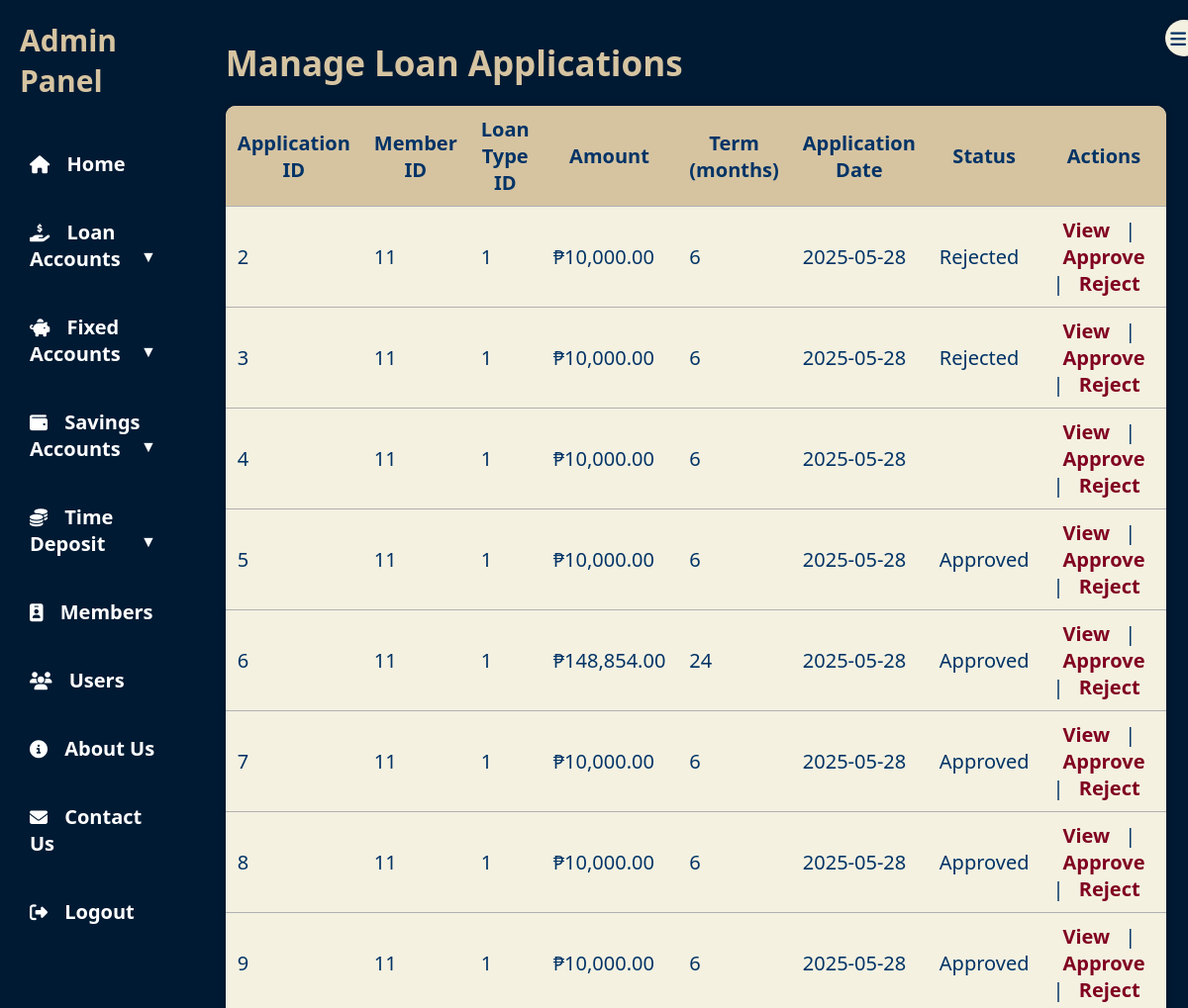
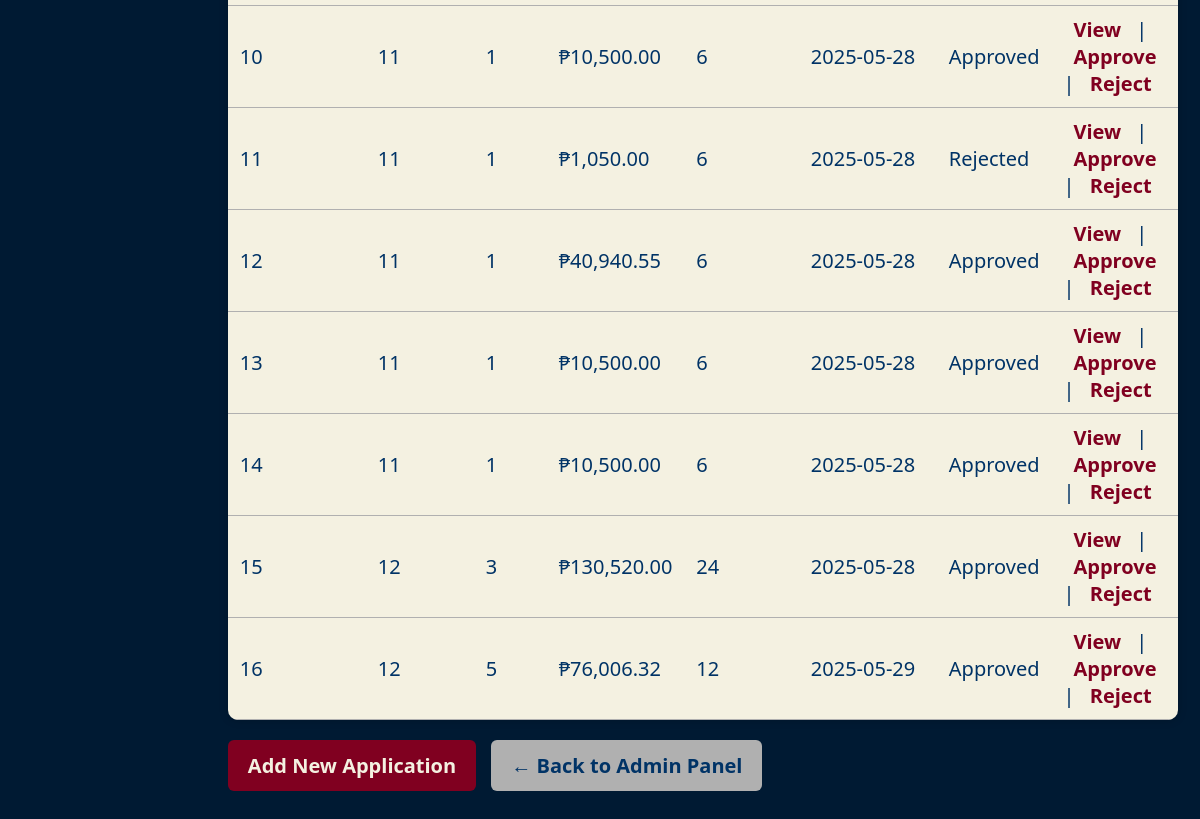
/loan_Application.php (signed in), run on the app's committed database (2 pictures, top to bottom).
### tables this page shows
CREATE TABLE `LOAN_APPLICATION` (
  `loan_application_id` int(11) NOT NULL,
  `member_id` int(11) DEFAULT NULL,
  `loan_type_id` int(11) DEFAULT NULL,
  `amount_requested` decimal(10,2) DEFAULT NULL,
  `term_months` int(11) DEFAULT NULL,
  `application_date` date DEFAULT NULL,
  `status` enum('pending','approved','rejected') DEFAULT NULL,
  `notes` text DEFAULT NULL
);

### public/loan_Application.php (the view, shortened to what this page needs)
<?php
require_once __DIR__ . '/../includes/db.php';
$sql = "SELECT loan_application_id, member_id, loan_type_id, amount_requested, term_months, application_date, status, notes FROM LOAN_APPLICATION";
$result = $conn->query($sql);
?>
<!DOCTYPE html>
<html lang="en">
<head>
  <link rel="stylesheet" href="assets/css/admincss.css" />
  <link rel="stylesheet" href="https://cdnjs.cloudflare.com/ajax/libs/font-awesome/6.4.0/css/all.min.css" />
</head>
<body>
<div class="admin-container">
<nav class="sidebar" id="sidebar">
    <div class="toggle-btn" onclick="toggleSidebar()">
        <i class="fas fa-bars"></i>
    </div>
    <h2>Admin Panel</h2>
    <ul>
        <li><a href="adminPanel.php"><i class="fas fa-home"></i><span> Home</span></a></li>
        <li class="dropdown">
            <a href="#" class="dropdown-btn"><i class="fas fa-hand-holding-usd"></i><span> Loan Accounts</span></a>
        </li>
        <li class="dropdown">
            <a href="#" class="dropdown-btn"><i class="fas fa-piggy-bank"></i><span> Fixed Accounts</span></a>
        </li>
        <li class="dropdown">
            <a href="#" class="dropdown-btn"><i class="fas fa-wallet"></i><span> Savings Accounts</span></a>
        </li>
        <li class="dropdown">
            <a href="#" class="dropdown-btn"><i class="fas fa-coins"></i><span> Time Deposit</span></a>
        </li>
        <li><a href="member_Page.php"><i class="fas fa-id-badge"></i><span> Members</span></a></li>
        <li><a href="user_Page.php"><i class="fas fa-users"></i><span> Users</span></a></li>
        <li><a href="about_Page.php"><i class="fas fa-info-circle"></i><span> About Us</span></a></li>
        <li><a href="contact_Page.php"><i class="fas fa-envelope"></i><span> Contact Us</span></a></li>
        <li>
            <a href="logout.php" onclick="return confirm('Are you sure you want to logout?');">
                <i class="fas fa-sign-out-alt"></i><span> Logout</span>
            </a>
        </li>
    </ul>
</nav>
<main class="main-content">
  <h1>Manage Loan Applications</h1>
  <table>
    <thead>
      <tr>
        <th>Application ID</th>
        <th>Member ID</th>
        <th>Loan Type ID</th>
        <th>Amount</th>
        <th>Term (months)</th>
        <th>Application Date</th>
        <th>Status</th>
        <th>Actions</th>
      </tr>
    </thead>
    <tbody>
      <?php while ($row = $result->fetch_assoc()): ?>
        <tr>
          <td><?= $row['loan_application_id'] ?></td>
          <td><?= $row['member_id'] ?></td>
          <td><?= $row['loan_type_id'] ?></td>
          <td>₱<?= number_format($row['amount_requested'], 2) ?></td>
          <td><?= $row['term_months'] ?></td>
          <td><?= $row['application_date'] ?></td>
          <td><?= ucfirst($row['status']) ?></td>
          <td>
            <a href="#" class="view-btn"
              data-id="<?= $row['loan_application_id'] ?>"
              data-member="<?= $row['member_id'] ?>"
              data-type="<?= $row['loan_type_id'] ?>"
              data-amount="<?= number_format($row['amount_requested'], 2) ?>"
              data-term="<?= $row['term_months'] ?>"
              data-date="<?= $row['application_date'] ?>"
              data-status="<?= ucfirst($row['status']) ?>"
              data-notes="<?= htmlspecialchars($row['notes']) ?>">View</a>
              |
                <a href="loan_Application.php?action=approve&loan_application_id=<?= $row['loan_application_id'] ?>" onclick="return confirm('Approve this application?')" >Approve</a> |
    <a href="loan_Application.php?action=reject&loan_application_id=<?= $row['loan_application_id'] ?>" onclick="return confirm('Reject this application?')" >Reject</a>
          </td>
        </tr>
      <?php endwhile; ?>
    </tbody>
  </table>
  <a href="add_LoanApplication.php" class="login-btn">Add New Application</a>
  <a href="adminPanel.php" class="login-btn" style="background-color: var(--gray); color: var(--navy);">← Back to Admin Panel</a>
</main>
</div>
</body>
</html>

### public/assets/css/admincss.css (style rules this page uses)
:root { --navy: #003366; --yellowish: #D6C4A1; --gray: #B0B0B0; --burgundy: #800020; --cream: #F4F1E1; --dark-bg: #001A33; --hover-highlight: #D6C4A1; }
body { margin: 0; font-family: "Segoe UI", sans-serif; font-size: 20px; background-color: var(--navy); color: var(--cream); height: 100vh; display: flex; }
.admin-container { display: flex; width: 100%; }
.sidebar { width: 260px; background-color: var(--dark-bg); padding: 20px; display: flex; flex-direction: column; height: 100vh; transition: width 0.3s ease-in-out; overflow: hidden; box-shadow: 2px 0 10px rgba(0,0,0,0.3); }
.sidebar h2 { color: var(--yellowish); font-size: 30px; margin-bottom: 40px; transition: opacity 0.3s; }
.sidebar ul { list-style: none; padding: 0; }
.sidebar li { margin-bottom: 22px; position: relative; }
.sidebar a { color: var(--cream); text-decoration: none; font-weight: bold; display: flex; align-items: center; padding: 10px; border-radius: 8px; transition: background-color 0.2s, transform 0.2s; }
.sidebar i { margin-right: 12px; font-size: 18px; transition: margin 0.3s; }
.toggle-btn { position: absolute; top: 20px; right: -15px; background-color: var(--cream); color: var(--navy); border-radius: 50%; padding: 5px; cursor: pointer; box-shadow: 0 0 5px rgba(0,0,0,0.2); transition: background 0.3s; }
.main-content h1 { font-size: 35px; margin-bottom: 10px; color: var(--yellowish); }
.main-content { flex-grow: 1; padding: 40px; background-color: #002244; transition: margin-left 0.3s ease; }
.main-content h1 { font-size: 32px; margin-bottom: 20px; color: var(--yellowish); }
.sidebar ul .dropdown > a:after { content: " ▼"; float: right; font-size: 0.8em; }
.sidebar ul li a { display: block; padding: 10px; color: #fff; text-decoration: none; }

### public/loan_Application.php (style rules this page uses)
:root { --navy: #003366; --yellowish: #D6C4A1; --gray: #B0B0B0; --burgundy: #800020; --cream: #F4F1E1; }
* { box-sizing: border-box; margin: 0; padding: 0; font-family: 'Segoe UI', sans-serif; }
body { background-color: var(--navy); color: var(--cream); display: flex; height: 100vh; }
.main-content { flex-grow: 1; padding: 40px; background-color: #001a33; overflow-y: auto; }
.main-content h1 { font-size: 35px; margin-bottom: 20px; color: var(--yellowish); }
table { width: 100%; border-collapse: collapse; background-color: var(--cream); color: var(--navy); border-radius: 10px; overflow: hidden; box-shadow: 0 0 10px rgba(0,0,0,0.2); }
thead { background-color: var(--yellowish); font-weight: bold; }
thead th, tbody td { padding: 10px 12px; border-bottom: 1px solid var(--gray); }
td a { text-decoration: none; font-weight: bold; color: var(--burgundy); padding: 6px 10px; border-radius: 4px; transition: background-color 0.2s, color 0.2s; }
.login-btn { display: inline-block; padding: 12px 20px; background-color: var(--burgundy); color: var(--cream); text-decoration: none; font-weight: bold; border-radius: 6px; transition: background-color 0.3s, transform 0.2s; margin-right: 10px; margin-top: 20px; }

### data on the page
loan_application: loan_application_id "2", member "11", loan_type "1", amount_requested "10,000.00", term_months "6", application_date "2025-05-28", status "Rejected"
loan_application: loan_application_id "3", member "11", loan_type "1", amount_requested "10,000.00", term_months "6", application_date "2025-05-28", status "Rejected"
loan_application: loan_application_id "4", member "11", loan_type "1", amount_requested "10,000.00", term_months "6", application_date "2025-05-28"
loan_application: loan_application_id "5", member "11", loan_type "1", amount_requested "10,000.00", term_months "6", application_date "2025-05-28", status "Approved"
loan_application: loan_application_id "6", member "11", loan_type "1", amount_requested "148,854.00", term_months "24", application_date "2025-05-28", status "Approved"
loan_application: loan_application_id "7", member "11", loan_type "1", amount_requested "10,000.00", term_months "6", application_date "2025-05-28", status "Approved"
loan_application: loan_application_id "8", member "11", loan_type "1", amount_requested "10,000.00", term_months "6", application_date "2025-05-28", status "Approved"
loan_application: loan_application_id "9", member "11", loan_type "1", amount_requested "10,000.00", term_months "6", application_date "2025-05-28", status "Approved"
loan_application: loan_application_id "10", member "11", loan_type "1", amount_requested "10,500.00", term_months "6", application_date "2025-05-28", status "Approved"
loan_application: loan_application_id "11", member "11", loan_type "1", amount_requested "1,050.00", term_months "6", application_date "2025-05-28", status "Rejected"
loan_application: loan_application_id "12", member "11", loan_type "1", amount_requested "40,940.55", term_months "6", application_date "2025-05-28", status "Approved"
loan_application: loan_application_id "13", member "11", loan_type "1", amount_requested "10,500.00", term_months "6", application_date "2025-05-28", status "Approved"
loan_application: loan_application_id "14", member "11", loan_type "1", amount_requested "10,500.00", term_months "6", application_date "2025-05-28", status "Approved"
loan_application: loan_application_id "15", member "12", loan_type "3", amount_requested "130,520.00", term_months "24", application_date "2025-05-28", status "Approved"
loan_application: loan_application_id "16", member "12", loan_type "5", amount_requested "76,006.32", term_months "12", application_date "2025-05-29", status "Approved"
